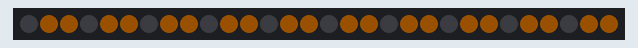
Recording of a program running on a simulated CircuitPython board. Shown: 30 RGB LEDs in strip order, left to right. Dim RGB values are drawn brighter than linear; random numbers come from a fixed seed.

Above: at 0.45 s.
At 1.05 s:
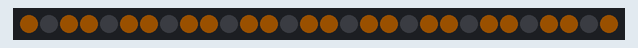

Measured:
- by itself, everything shown: repeats every 0.91 s, in 3 steps

The program:

Chase.py
```python
import board
import random
import time
from neopixel import NeoPixel

np = NeoPixel(board.D2, 30, auto_write=False, brightness=0.1)
red = [255, 0, 0]
orange = [255, 136, 0]
yellow = [255, 242, 0]
green = [36, 179, 0]
blue = [15, 139, 212]
purple = [162, 45, 224]
pink = [247, 126, 169]
white = [255, 255, 255]

colors = [red, orange, yellow, green, blue, purple, white]


def sparkle (background, foreground, delay, number):
    np.fill(background)
    np.show()
    for i in range(number):
        num = random.randint(0, 29)
        np[num] = foreground
        np.show()
        time.sleep(delay)

def chase():
    count = 0
    for i in range(np.n):
        np.fill(orange)
        for i in range(np.n):
            if (i + count) % 3 == 0:
                np[i] = (0, 0, 0)
        time.sleep(0.3)
        np.show()
        count = (count + 1) % 3

def lightning(color):
    np.fill((color))
    np.show()


while True:
    chase()
```
